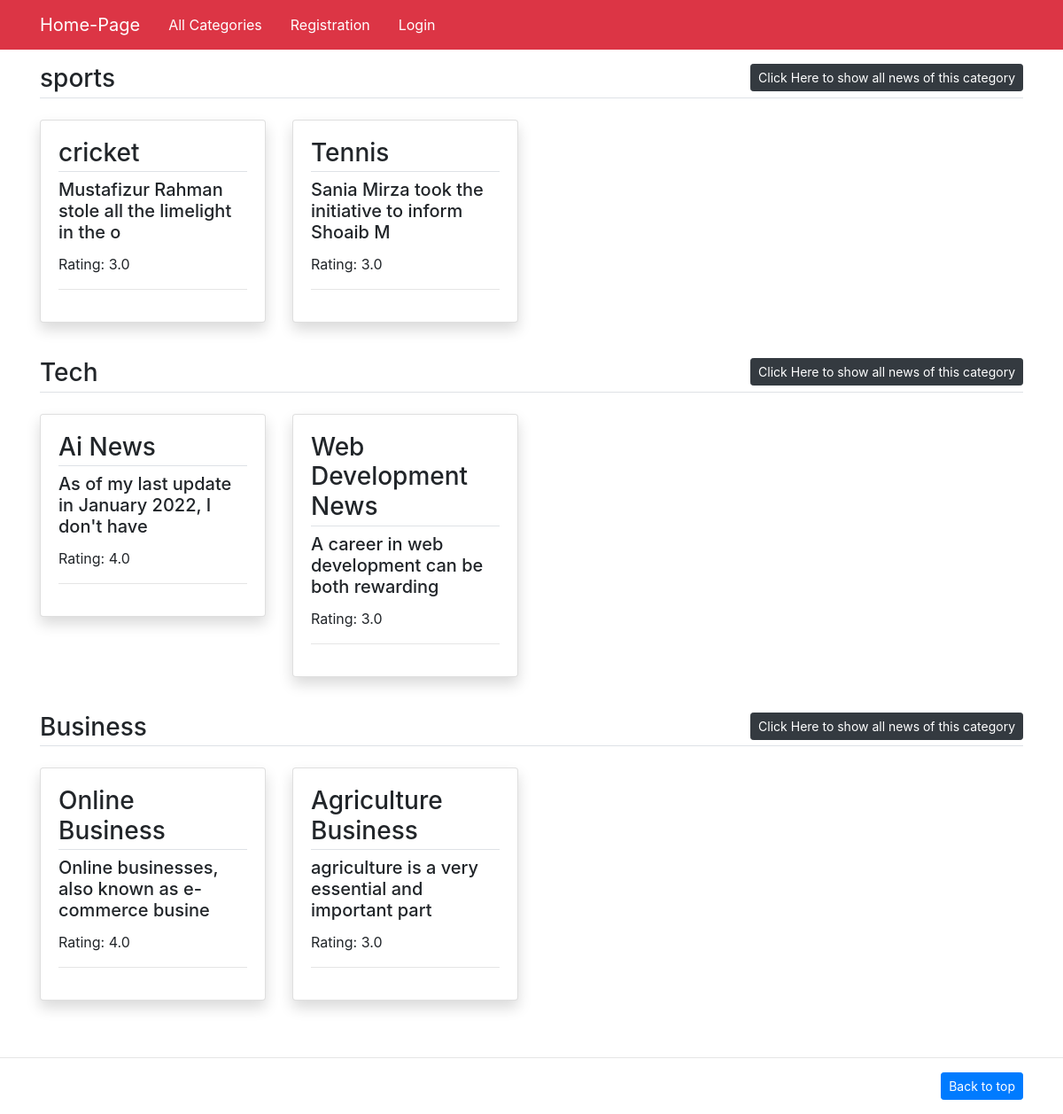
The page / on the database its author committed.
### first_app/models.py (models this page shows, shortened)
class Category(models.Model):
    name = models.CharField(max_length=100)
    image = CloudinaryField('image', folder='prothomalo', blank=True, null=True)

class News(models.Model):
    category = models.ForeignKey(Category, on_delete=models.CASCADE)
    Headline = models.CharField(max_length=300)
    image = CloudinaryField('image', folder='prothomalo', blank=True, null=True)
    Body = models.TextField()
    publishing_time = models.DateTimeField(auto_now_add=True)

### first_app/views.py (the view)
# urls.py: path('', Home.as_view(), name='base'),
class Home(ListView):
    model = News
    template_name = 'home1.html'
    context_object_name = 'news_list'
    def get_context_data(self, **kwargs):
        context = super().get_context_data(**kwargs)
        categories = Category.objects.all()
        top_articles_by_category = {}
        for category in categories:
            top_articles_by_category[category] = (
                News.objects
                .filter(category=category)
                .annotate(avg_rating=Avg('rating__rating'))
                .order_by('-avg_rating')[:2]
            )
        context['top_articles_by_category'] = top_articles_by_category
        return context

### first_app/templates/home1.html (shortened to what this page needs)
{% extends 'base1.html' %}
{% block content %}
  <main class="container mt-3 mb-5">
    {% for category, articles in top_articles_by_category.items %}
      <h3 class="border-bottom pb-1">{{ category.name }} <a href="/category/{{ category.id }}" class="float-right btn btn-sm btn-dark">Click Here to show all news of this category</a></h3>
      <div class="row my-4">
        {% for article in articles %}
          <div class="col-md-3">
            <div class="card mb-3 shadow">
              <div class="card-body">
                <h3 class="border-bottom pb-1">{{ article.Headline }}</h3>
                <h5 class="card-title">{{ article.Body|slice:':50' }}</h5>
                <p class="card-text">Rating: {{ article.avg_rating }}</p>
                <hr />
              </div>
            </div>
          </div>
        {% endfor %}
      </div>
    {% endfor %}
  </main>
{% endblock %}

### first_app/templates/base1.html (shortened to what this page needs)
{% load static %}
<!DOCTYPE html>
<html>
  <head>
    <link rel="stylesheet" type="text/css" href="{% static 'vendor/bs4/bootstrap.min.css' %}" />
  </head>
  <body>
    <nav class="navbar navbar-expand-lg navbar-dark bg-danger">
      <div class="container">
        <a class="navbar-brand" href="/">Home-Page</a>
        <div class="collapse navbar-collapse" id="navbarNav">
          <a class="nav-link text-white" href="{% url 'all-category' %}">All Categories</a>
          <a class="nav-link text-white" href="{% url 'registration' %}">Registration</a>
          <a class="nav-link text-white" href="{% url 'login' %}">Login</a>
        </div>
      </div>
    </nav>
    {% block content %}
    {% endblock %}
    <hr />
    <footer class="text-muted">
      <div class="container">
        <p class="float-right">
          <a href="#" class="btn btn-sm btn-primary">Back to top</a>
        </p>
      </div>
    </footer>
  </body>
</html>

### rows shown on the page
Category: name "sports"
News: Headline "cricket", Body "Mustafizur Rahman stole all the limelight in the o", avg_rating "3.0"
News: Headline "Tennis", Body "Sania Mirza took the initiative to inform Shoaib M", avg_rating "3.0"
Category: name "Tech"
News: Headline "Ai News", Body "As of my last update in January 2022, I don't have", avg_rating "4.0"
News: Headline "Web Development News", Body "A career in web development can be both rewarding", avg_rating "3.0"
Category: name "Business"
News: Headline "Online Business", Body "Online businesses, also known as e-commerce busine", avg_rating "4.0"
News: Headline "Agriculture Business", Body "agriculture is a very essential and important part", avg_rating "3.0"
